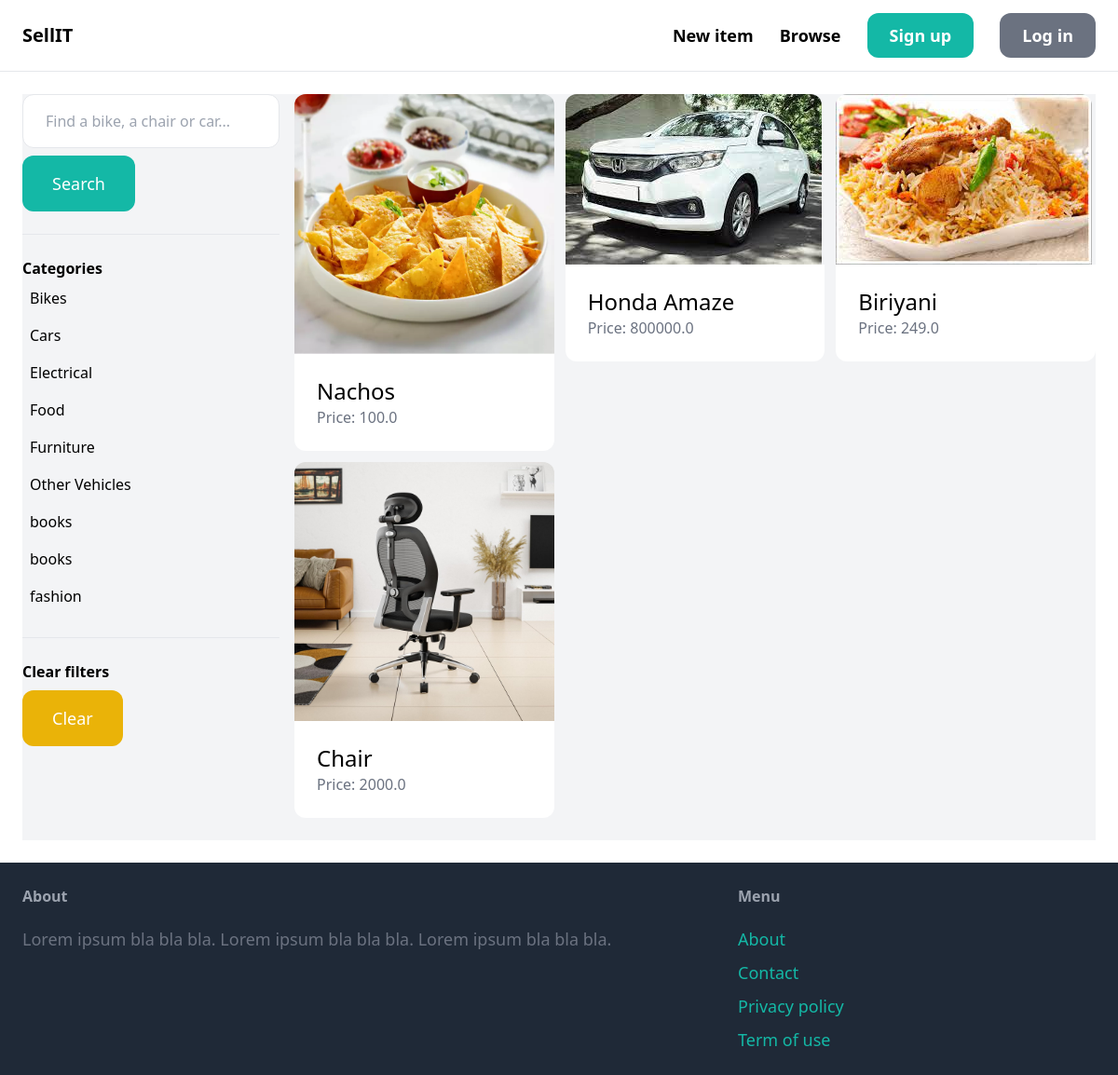
The app's page /items/ with its own data.
### item/models.py (models this page shows, shortened)
class Category(models.Model):
    name = models.CharField(max_length=255)
    class Meta:
        ordering = ('name',)
        verbose_name_plural = 'Categories'

class Item(models.Model):
    category = models.ForeignKey(Category, related_name='items', on_delete=models.CASCADE)
    name = models.CharField(max_length=255)
    description = models.TextField(blank=True, null=True)
    price = models.FloatField()
    image = models.ImageField(upload_to='item_images', blank=True, null=True)
    is_sold = models.BooleanField(default=False)
    created_by = models.ForeignKey(User, related_name='items', on_delete=models.CASCADE)
    created_at = models.DateTimeField(auto_now_add=True)

### item/views.py (the view)
# urls.py: path('', views.items, name='items'),
def items(request):
    query = request.GET.get('query', '')
    category_id = request.GET.get('category', 0)
    categories = Category.objects.all()
    items = Item.objects.filter(is_sold=False)
    if category_id:
        items = items.filter(category_id=category_id)
    if query:
        items = items.filter(Q(name__icontains=query) | Q(description__icontains=query))
    return render(request, 'item/items.html', {
        'items': items,
        'query': query,
        'categories': categories,
        'category_id': int(category_id)
    })

### item/templates/item/items.html (shortened to what this page needs)
{% extends 'core/base.html' %}
{% block content %}
    <div class="pb-6 grid grid-cols-4 gap-4 bg-gray-100">
        <div class="col-span-1">
            <form method="get" action="{% url 'item:items' %}">
                <input name="query" class="w-full py-4 px-6 border rounded-xl" type="text" value="{{ query }}" placeholder="Find a bike, a chair or car...">
                <button class="mt-2 py-4 px-8 text-lg bg-teal-500 text-white rounded-xl">Search</button>
            </form>
            <hr class="my-6">
            <p class="font-semibold">Categories</p>
            <ul>
                {% for category in categories %}
                    <li class="py-2 px-2 rounded-xl{% if category.id == category_id %} bg-gray-200{% endif %}">
                        <a href="{% url 'item:items' %}?query={{ query }}&category={{ category.id }}">{{ category.name }}</a>
                    </li>
                {% endfor %}
            </ul>
            <hr class="my-6">
            <p class="font-semibold">Clear filters</p>
            <ul>
                <li><a href="{% url 'item:items' %}" class="mt-2 py-4 px-8 inline-block bg-yellow-500 text-lg rounded-xl text-white">Clear</a>
        </div>
        <div class="col-span-3">
            <div class="grid grid-cols-3 gap-3">
                {% for item in items %}
                    <div>
                        <a href="{% url 'item:detail' item.id %}">
                            <div>
                                <img src="{{ item.image.url }}" class="rounded-t-xl">
                            </div>
                            <div class="p-6 bg-white rounded-b-xl">
                                <h2 class="text-2xl">{{ item.name }}</h2>
                                <p class="text-gray-500">Price: {{ item.price }}</p>
                            </div>
                        </a>
                    </div>
                {% endfor %}
            </div>
        </div>
    </div>
{% endblock %}

### records on screen
Category: name "Bikes"
Category: name "Cars"
Category: name "Electrical"
Category: name "Food"
Category: name "Furniture"
Category: name "Other Vehicles"
Category: name "books"
Category: name "books"
Category: name "fashion"
Item: image (picture), name "Nachos", price "100.0"
Item: image (picture), name "Honda Amaze", price "800000.0"
Item: image (picture), name "Biriyani", price "249.0"
Item: image (picture), name "Chair", price "2000.0"
